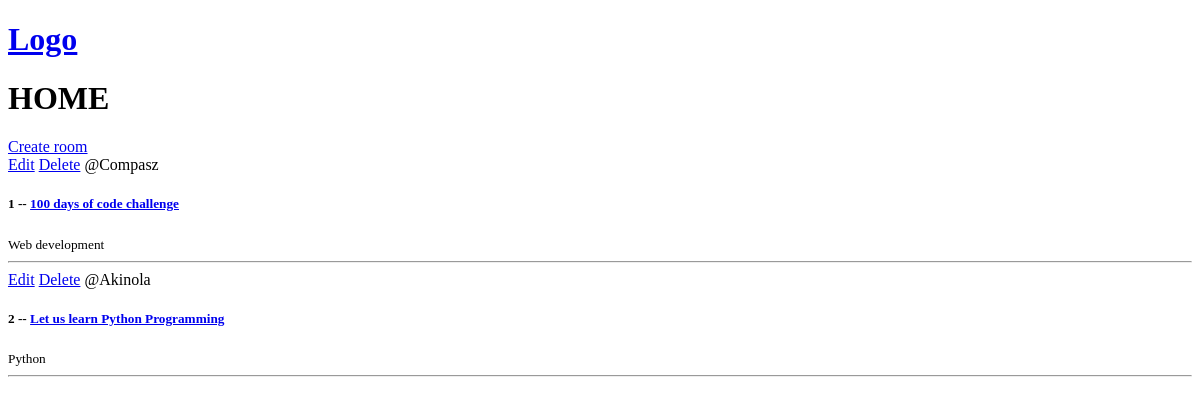
/, run on an earlier commit of the app's database.
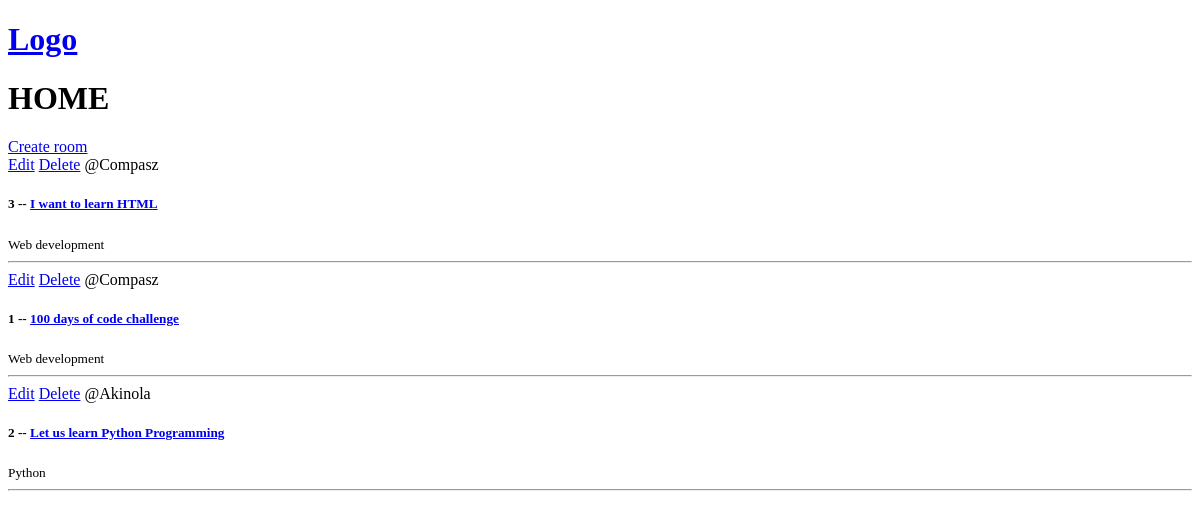
And on a later commit of the database.
### base/models.py (models this page shows, shortened)
class Room(models.Model):
    host =  models.ForeignKey(User, on_delete=models.SET_NULL, null=True)
    topic = models.ForeignKey(Topic, on_delete=models.SET_NULL, null=True)
    name = models.CharField(max_length=200)
    description = models.TextField(null=True, blank=True)
    updated = models.DateTimeField(auto_now=True)
    created = models.DateTimeField(auto_now_add=True)
    class Meta:
        ordering = ['-updated', '-created']

class Topic(models.Model):
    name = models.CharField(max_length=200)

### base/views.py (the view)
# urls.py: path('', views.home, name="home"),
def home(request):
    rooms= Room.objects.all()
    context = {'rooms': rooms}
    return render(request, 'base/index.html', context)

### base/templates/base/index.html (shortened to what this page needs)
<!DOCTYPE html>
<html lang="en">
<head>
</head>
<body>
    {% extends 'main.html' %}
    {% block content %}
       <h1>HOME</h1>
       <div class="home-container">
            <div>
                <a href="{% url 'create-room' %}">Create room</a>
            </div>
        <div>
            {% for room in rooms %}
                <div>
                    <a href="{% url 'update-room' room.id %}">Edit</a>
                    <a href="{% url 'delete-room' room.id %}">Delete</a>
                    <span>@{{room.host.username}}</span>
                    <h5> {{room.id}} -- <a href="{% url 'room' room.id %}"> {{room.name}}</a> </h5>
                    <small>{{room.topic.name}}</small>
                    <hr>
                </div>
            {% endfor %}
        </div>
       </div>
    {% endblock content %}

What changed in the data, as far as the page shows it:
added Room: host.username "Compasz", id "3", name "I want to learn HTML", topic.name "Web development"
